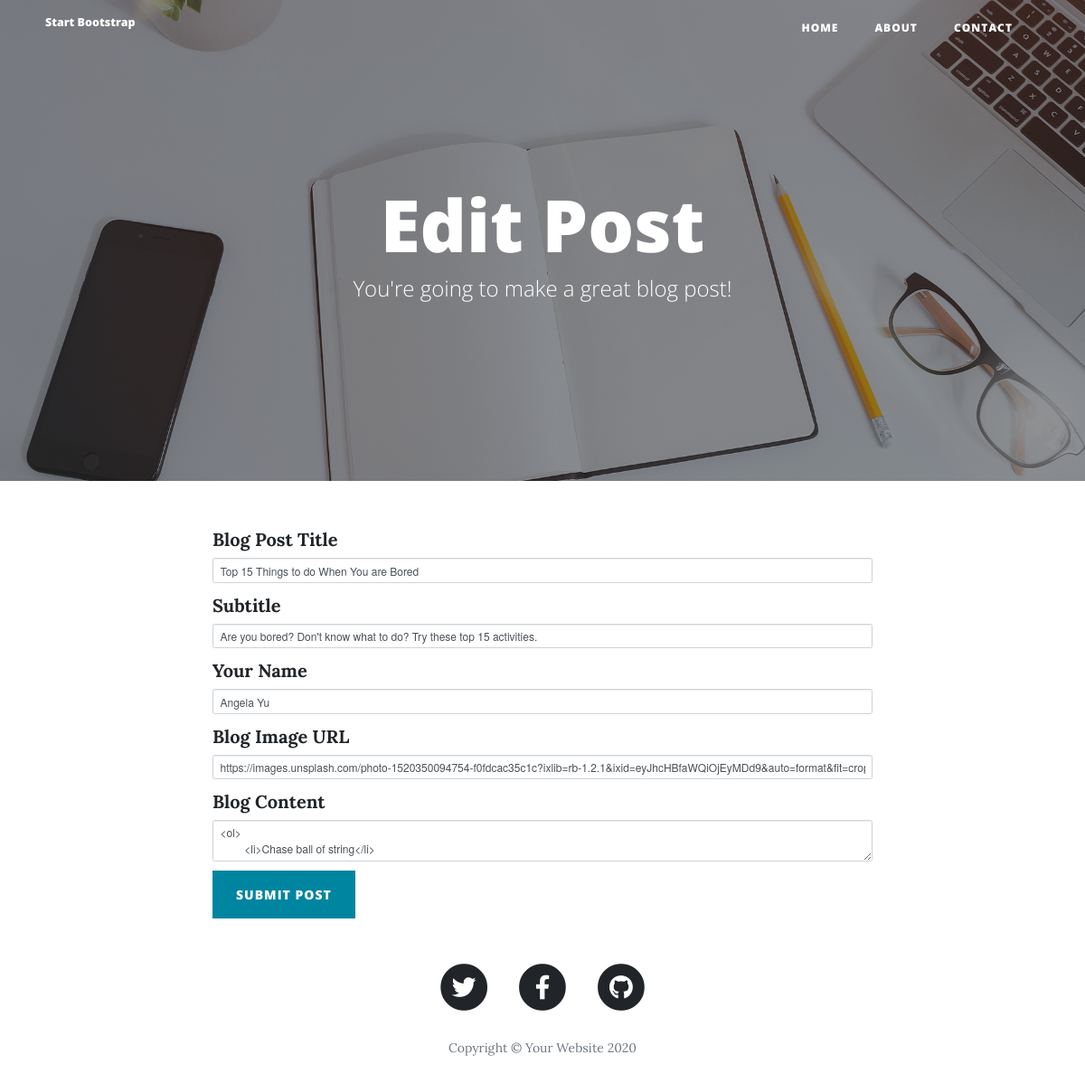
The page /edit-post/2 on the database as committed earlier.
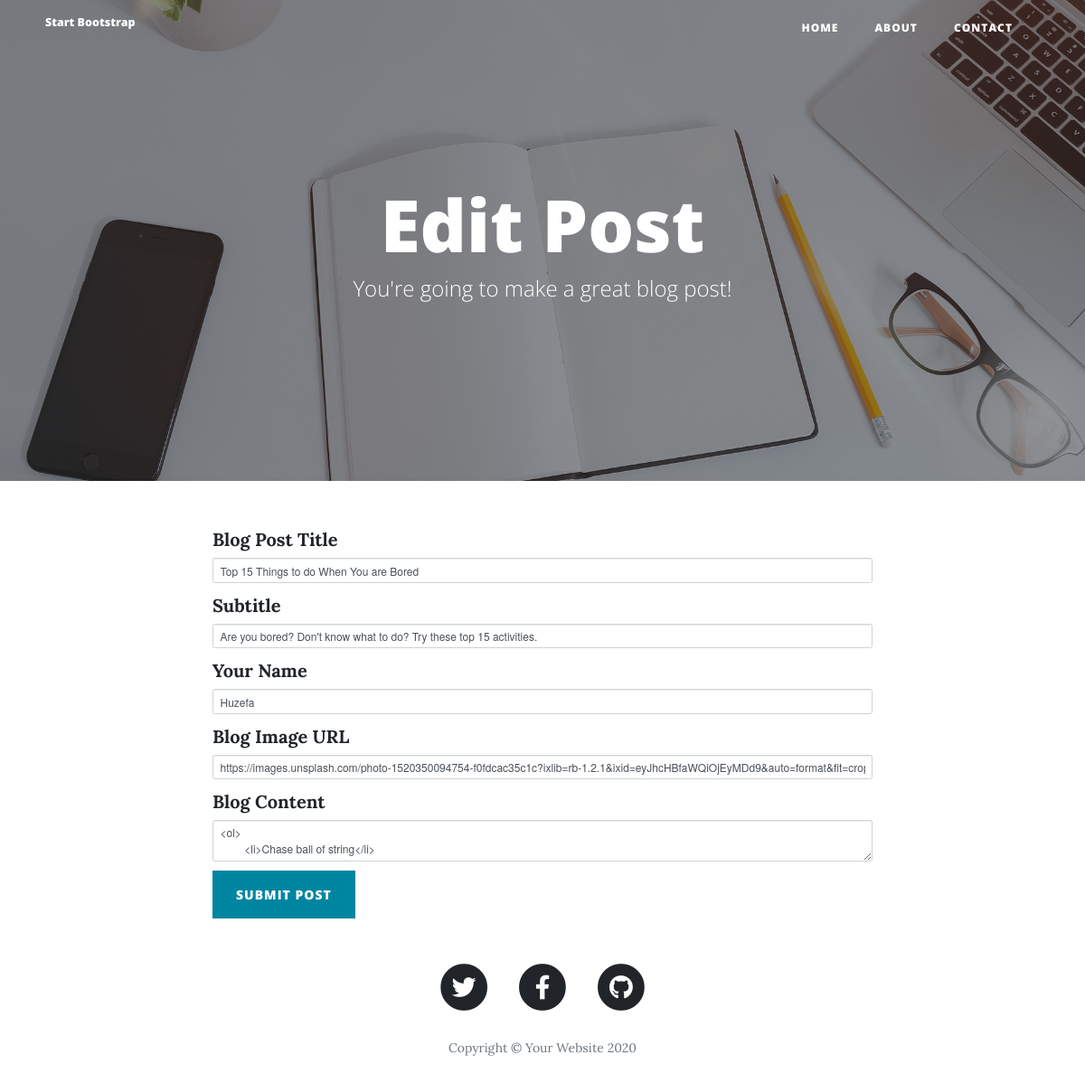
The same page on the database as committed later.
### main.py (models this page shows)
class BlogPost(db.Model):
    id = db.Column(db.Integer, primary_key=True)
    title = db.Column(db.String(250), unique=True, nullable=False)
    subtitle = db.Column(db.String(250), nullable=False)
    date = db.Column(db.String(250), nullable=False)
    body = db.Column(db.Text, nullable=False)
    author = db.Column(db.String(250), nullable=False)
    img_url = db.Column(db.String(250), nullable=False)

### main.py (the view, shortened to what this page needs)
@app.route("/edit-post/<int:post_id>", methods=['GET', 'POST'])
def edit_post(post_id):
    post = BlogPost.query.get(post_id)
    edit_form = CreatePostForm(title=post.title,
                               subtitle=post.subtitle,
                               author=post.author,
                               img_url=post.img_url,
                               body=post.body)
    return render_template("make-post.html", form=edit_form, is_edit=True)

### main.py
class CreatePostForm(FlaskForm):
    title = StringField("Blog Post Title", validators=[DataRequired()])
    subtitle = StringField("Subtitle", validators=[DataRequired()])
    author = StringField("Your Name", validators=[DataRequired()])
    img_url = StringField("Blog Image URL", validators=[DataRequired(), URL()])
    body = CKEditorField("Blog Content", validators=[DataRequired()])
    submit = SubmitField("Submit Post")

### templates/make-post.html (shortened to what this page needs)
{% extends 'bootstrap/base.html' %}
{% import "bootstrap/wtf.html" as wtf %}
{% block content %}
{% include "header.html" %}
  <header class="masthead" style="background-image: url('{{ url_for('static', filename='img/edit-bg.jpg')}}')">
    <div class="overlay"></div>
    <div class="container">
      <div class="row">
        <div class="col-lg-8 col-md-10 mx-auto">
          <div class="page-heading">
            {% if is_edit: %}
              <h1>Edit Post</h1>
            {% else: %}
              <h1>New Post</h1>
            {% endif %}
            <span class="subheading">You're going to make a great blog post!</span>
          </div>
        </div>
      </div>
    </div>
  </header>
  <div class="container">
    <div class="row">
      <div class="col-lg-8 col-md-10 mx-auto">
        {{ wtf.quick_form(form, novalidate=True, button_map={"submit": "primary"}) | safe }}
      </div>
    </div>
  </div>
{% include "footer.html" %}
{% endblock %}

### templates/header.html (shortened to what this page needs)
<!DOCTYPE html>
<html lang="en">
<head>
  <link href="{{ url_for('static', filename='vendor/bootstrap/css/bootstrap.min.css') }}" rel="stylesheet">
  <link href="{{ url_for('static', filename='vendor/fontawesome-free/css/all.min.css')}}" rel="stylesheet" type="text/css">
  <link href="{{ url_for('static', filename='css/clean-blog.min.css')}}" rel="stylesheet">
</head>
<body>
  <nav class="navbar navbar-expand-lg navbar-light fixed-top" id="mainNav">
    <div class="container">
      <a class="navbar-brand" href="{{url_for('get_all_posts')}}">Start Bootstrap</a>
      <div class="collapse navbar-collapse" id="navbarResponsive">
        <ul class="navbar-nav ml-auto">
          <li class="nav-item">
            <a class="nav-link" href="/">Home</a>
          </li>
          <li class="nav-item">
            <a class="nav-link" href="/about">About</a>
          </li>
          <li class="nav-item">
            <a class="nav-link" href="/contact">Contact</a>
          </li>
        </ul>
      </div>
    </div>
  </nav>

### templates/footer.html (shortened to what this page needs)
  <footer>
    <div class="container">
      <div class="row">
        <div class="col-lg-8 col-md-10 mx-auto">
          <ul class="list-inline text-center">
            <li class="list-inline-item">
              <a href="#">
                <span class="fa-stack fa-lg">
                  <i class="fas fa-circle fa-stack-2x"></i>
                  <i class="fab fa-twitter fa-stack-1x fa-inverse"></i>
                </span>
              </a>
            </li>
            <li class="list-inline-item">
              <a href="#">
                <span class="fa-stack fa-lg">
                  <i class="fas fa-circle fa-stack-2x"></i>
                  <i class="fab fa-facebook-f fa-stack-1x fa-inverse"></i>
                </span>
              </a>
            </li>
            <li class="list-inline-item">
              <a href="#">
                <span class="fa-stack fa-lg">
                  <i class="fas fa-circle fa-stack-2x"></i>
                  <i class="fab fa-github fa-stack-1x fa-inverse"></i>
                </span>
              </a>
            </li>
          </ul>
          <p class="copyright text-muted">Copyright &copy; Your Website 2020</p>
        </div>
      </div>
    </div>
  </footer>
</body>
</html>

Rows that differ between the two databases and show on the page:
changed BlogPost "Top 15 Things to do When You are Bored": author "Angela Yu" → "Huzefa"
